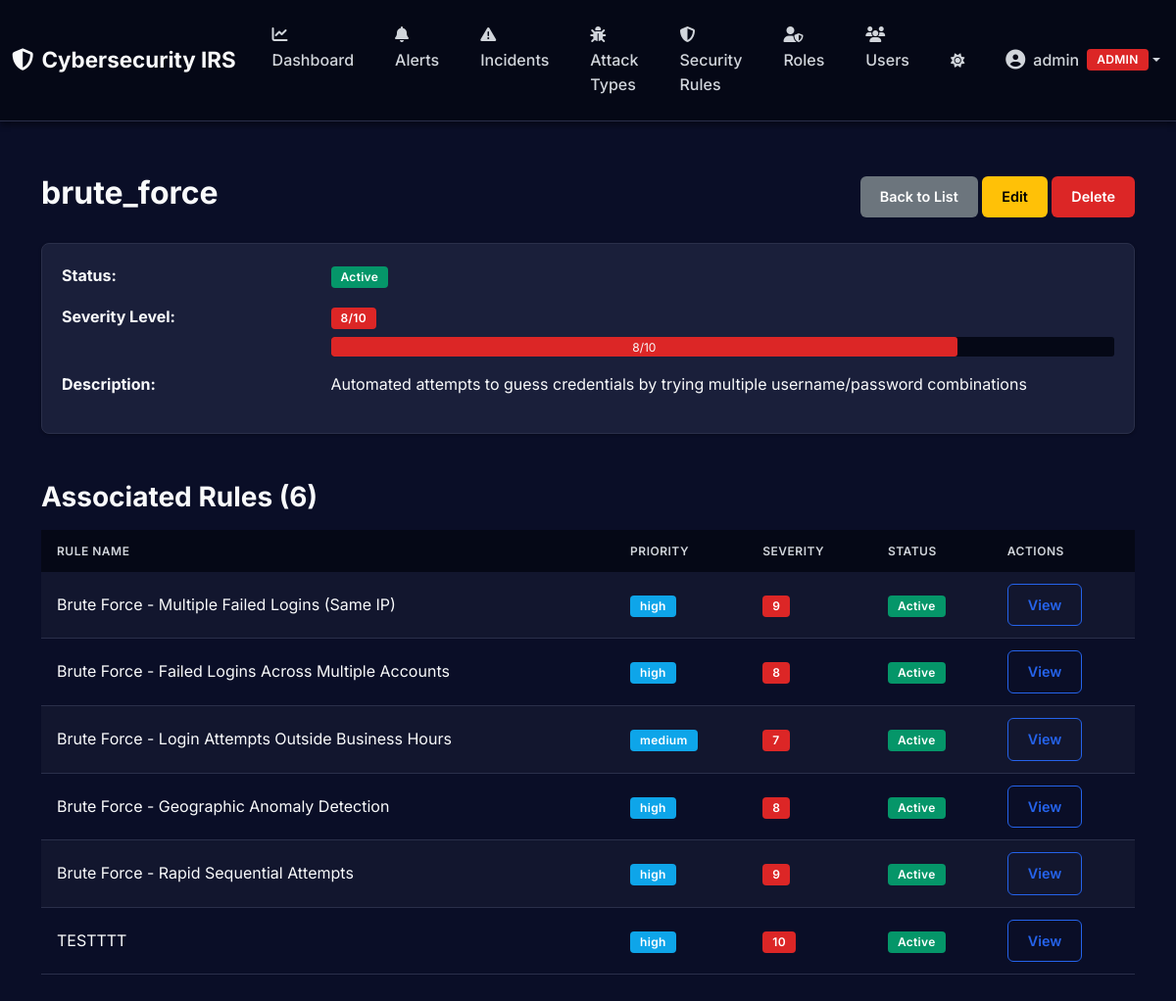
The page /attack-types/1 (signed in) on the database its author committed.
### app/models/user.py (models this page shows, shortened)
class User(db.Model):
    __tablename__ = 'users'
    id = db.Column(db.Integer, primary_key=True)
    username = db.Column(db.String(80), unique=True, nullable=False)
    email = db.Column(db.String(120), unique=True, nullable=False)
    full_name = db.Column(db.String(120), nullable=False)
    role = db.Column(db.String(20), default='analyst', nullable=False)  # admin, analyst, viewer
    is_active = db.Column(db.Boolean, default=True, nullable=False)
    password_hash = db.Column(db.String(255), nullable=False)
    created_at = db.Column(db.DateTime, default=datetime.utcnow, nullable=False)
    updated_at = db.Column(db.DateTime, default=datetime.utcnow, onupdate=datetime.utcnow, nullable=False)
    last_login = db.Column(db.DateTime, nullable=True)

### app/models/attack_type.py (models this page shows, shortened)
class AttackType(db.Model):
    __tablename__ = 'attack_types'
    id = db.Column(db.Integer, primary_key=True)
    name = db.Column(db.String(50), unique=True, nullable=False)  # brute_force, ddos
    description = db.Column(db.Text, nullable=True)
    severity_level = db.Column(db.Integer, default=5, nullable=False)  # 1-10
    is_active = db.Column(db.Boolean, default=True, nullable=False)
    rules = db.relationship('Rule', backref='attack_type', lazy=True, cascade='all, delete-orphan')
    incidents = db.relationship('Incident', backref='attack_type', lazy=True)

### app/models/rule.py (models this page shows, shortened)
class Rule(db.Model):
    __tablename__ = 'rules'
    id = db.Column(db.Integer, primary_key=True)
    name = db.Column(db.String(200), nullable=False)
    attack_type_id = db.Column(db.Integer, db.ForeignKey('attack_types.id'), nullable=False)
    conditions = db.Column(db.JSON, nullable=False)  # JSON storage for flexible conditions
    actions = db.Column(db.JSON, nullable=False)  # JSON array of action strings
    priority = db.Column(db.String(20), default='medium', nullable=False)  # high, medium, low
    severity_score = db.Column(db.Integer, default=5, nullable=False)  # 1-10
    match_threshold = db.Column(db.Float, default=0.7, nullable=False)  # 0.0-1.0, percentage of conditions that must match
    is_active = db.Column(db.Boolean, default=True, nullable=False)
    created_at = db.Column(db.DateTime, default=datetime.utcnow, nullable=False)
    updated_at = db.Column(db.DateTime, default=datetime.utcnow, onupdate=datetime.utcnow, nullable=False)

### app/routes/attack_type_routes.py (the view)
@attack_type_bp.route('/<int:id>')
@login_required
def detail(id):
    attack_type = AttackTypeService.get_by_id(id)
    if not attack_type:
        flash('Attack type not found.', 'danger')
        return redirect(url_for('attack_type.index'))
    return render_template('attack_types/detail.html', attack_type=attack_type)

### app/services/attack_type_service.py (called while the page is built)
    @staticmethod
    def get_by_id(attack_type_id: int) -> Optional[AttackType]:
        return AttackType.query.get(attack_type_id)

### app/templates/attack_types/detail.html (shortened to what this page needs)
{% extends "layouts/base.html" %}  {% block content %}
<div class="container mt-4">
  <div class="d-flex justify-content-between align-items-center mb-4">
    <h2>{{ attack_type.name }}</h2>
    <div>
      <a href="{{ url_for('attack_type.index') }}" class="btn btn-secondary">
         Back to List
      </a>
      {% if session.user_role in ['admin', 'analyst'] %}
      <a
        href="{{ url_for('attack_type.edit', id=attack_type.id) }}"
        class="btn btn-warning"
      >
         Edit
      </a>
      {% endif %} {% if session.user_role == 'admin' %}
      <a
        href="{{ url_for('attack_type.delete', id=attack_type.id) }}"
        class="btn btn-danger"
      >
         Delete
      </a>
      {% endif %}
    </div>
  </div>
  <div class="card">
    <div class="card-body">
      <div class="row mb-3">
        <div class="col-md-3">
          <strong>Status:</strong>
        </div>
        <div class="col-md-9">
          {% if attack_type.is_active %}
          <span class="badge bg-success">Active</span>
          {% else %}
          <span class="badge bg-secondary">Inactive</span>
          {% endif %}
        </div>
      </div>
      <div class="row mb-3">
        <div class="col-md-3">
          <strong>Severity Level:</strong>
        </div>
        <div class="col-md-9">
          <span class="badge bg-danger"
            >{{ attack_type.severity_level }}/10</span
          >
          <div class="progress mt-2" style="height: 20px">
            <div
              class="progress-bar bg-danger"
              role="progressbar"
              style="width: {{ attack_type.severity_level * 10 }}%"
              aria-valuenow="{{ attack_type.severity_level }}"
              aria-valuemin="0"
              aria-valuemax="10"
            >
              {{ attack_type.severity_level }}/10
            </div>
          </div>
        </div>
      </div>
      <div class="row mb-3">
        <div class="col-md-3">
          <strong>Description:</strong>
        </div>
        <div class="col-md-9">{{ attack_type.description }}</div>
      </div>
    </div>
  </div>
  <h3 class="mt-5 mb-3">Associated Rules ({{ attack_type.rules|length }})</h3>
  {% if attack_type.rules %}
  <div class="table-responsive">
    <table class="table table-striped table-hover">
      <thead>
        <tr>
          <th>Rule Name</th>
          <th>Priority</th>
          <th>Severity</th>
          <th>Status</th>
          <th>Actions</th>
        </tr>
      </thead>
      <tbody>
        {% for rule in attack_type.rules %}
        <tr>
          <td>{{ rule.name }}</td>
          <td><span class="badge bg-info">{{ rule.priority }}</span></td>
          <td>
            <span class="badge bg-danger">{{ rule.severity_score }}</span>
          </td>
          <td>
            {% if rule.is_active %}
            <span class="badge bg-success">Active</span>
            {% else %}
            <span class="badge bg-secondary">Inactive</span>
            {% endif %}
          </td>
          <td>
            <a
              href="{{ url_for('rules.detail', rule_id=rule.id) }}"
              class="btn btn-sm btn-outline-primary"
            >
               View
            </a>
          </td>
        </tr>
        {% endfor %}
      </tbody>
    </table>
  </div>
  {% endif %}
</div>
{% endblock %}

### app/templates/layouts/base.html (shortened to what this page needs)
<!DOCTYPE html>
<html lang="en">
  <head>
    <link
      href="https://cdn.jsdelivr.net/npm/bootstrap@5.3.3/dist/css/bootstrap.min.css"
      rel="stylesheet"
    />
    <link
      rel="stylesheet"
      href="https://cdnjs.cloudflare.com/ajax/libs/font-awesome/6.5.1/css/all.min.css"
    />
    <link
      rel="stylesheet"
      href="{{ url_for('static', filename='css/style.css') }}"
    />
  </head>
  <body>
    {% if session.get('user_id') %}
    <nav class="navbar navbar-expand-lg navbar-dark">
      <div class="container-fluid">
        <a class="navbar-brand" href="{{ url_for('dashboard.index') }}">
          <i class="fas fa-shield-halved me-2"></i>Cybersecurity IRS
        </a>
        <div class="collapse navbar-collapse" id="navbarNav">
          <ul class="navbar-nav me-auto">
            <li class="nav-item">
              <a class="nav-link" href="{{ url_for('dashboard.index') }}">
                <i class="fas fa-chart-line me-1"></i>Dashboard
              </a>
            </li>
            <li class="nav-item">
              <a class="nav-link" href="{{ url_for('alerts.index') }}">
                <i class="fas fa-bell me-1"></i>Alerts
              </a>
            </li>
            <li class="nav-item">
              <a class="nav-link" href="{{ url_for('incidents.index') }}">
                <i class="fas fa-exclamation-triangle me-1"></i>Incidents
              </a>
            </li>
            <li class="nav-item">
              <a class="nav-link" href="{{ url_for('attack_type.index') }}">
                <i class="fas fa-bug me-1"></i>Attack Types
              </a>
            </li>
            <li class="nav-item">
              <a class="nav-link" href="{{ url_for('rules.index') }}">
                <i class="fas fa-shield-alt me-1"></i>Security Rules
              </a>
            </li>
            {% if current_user and current_user.role == 'admin' %}
            <li class="nav-item">
              <a class="nav-link" href="{{ url_for('roles.index') }}">
                <i class="fas fa-user-shield me-1"></i>Roles
              </a>
            </li>
            <li class="nav-item">
              <a class="nav-link" href="{{ url_for('users.index') }}">
                <i class="fas fa-users me-1"></i>Users
              </a>
            </li>
            {% endif %}
          </ul>
          <ul class="navbar-nav ms-auto align-items-center">
            <li class="nav-item">
              <button
                class="btn nav-link"
                id="theme-toggle"
                title="Toggle theme"
              >
                <i class="fas fa-moon"></i>
              </button>
            </li>
            <li class="nav-item dropdown">
              <a
                class="nav-link dropdown-toggle d-flex align-items-center"
                href="#"
                id="userDropdown"
                role="button"
                data-bs-toggle="dropdown"
                aria-expanded="false"
              >
                <i class="fas fa-user-circle me-2 fs-5"></i>
                <span class="d-none d-lg-inline user-name-text"
                  >{{ session.username }}</span
                >
                <span
                  class="badge bg-{% if current_user and current_user.role == 'admin' %}danger{% elif current_user and current_user.role == 'analyst' %}warning{% else %}info{% endif %} ms-2"
                >
                  {{ current_user.role|upper if current_user else
                  session.user_role|upper }}
                </span>
              </a>
            </li>
          </ul>
        </div>
      </div>
    </nav>
    {% endif %}
    <main class="container">
       {% block content %}{% endblock %}
    </main>
  </body>
</html>

### app/static/css/style.css (style rules this page uses)
:root { --primary-color: #2563eb; --primary-hover: #1d4ed8; --danger-color: #dc2626; --danger-hover: #b91c1c; --success-color: #059669; --success-hover: #047857; --warning-color: #d97706; --info-color: #0ea5e9; --dark-bg: #0a0e27; --darker-bg: #050816; --card-bg: #1a1f3a; --card-border: #2a2f4a; --text-primary: #f9fafb; --text-secondary: #d1d5db; --text-muted: #9ca3af; --shadow-sm: 0 1px 3px rgba(0, 0, 0, 0.3); --shadow-md: 0 4px 6px rgba(0, 0, 0, 0.4); --shadow-lg: 0 10px 25px rgba(0, 0, 0, 0.5); --hover-bg: #050816; }
* { margin: 0; padding: 0; box-sizing: border-box; }
body { font-family: "Inter", -apple-system, BlinkMacSystemFont, "Segoe UI", Roboto, Oxygen, Ubuntu, Cantarell, sans-serif; background: var(--dark-bg); color: var(--text-primary); min-height: 100vh; line-height: 1.6; }
main.container { max-width: 1400px; padding: 30px; }
.navbar { background: var(--darker-bg) !important; box-shadow: var(--shadow-md); padding: 15px 0; border-bottom: 1px solid var(--card-border); }
.navbar-brand { font-size: 1.4rem; font-weight: 700; color: var(--text-primary) !important; transition: color 0.2s ease; }
.nav-link { color: var(--text-secondary) !important; font-weight: 500; margin: 0 5px; padding: 8px 16px !important; border-radius: 6px; transition: all 0.2s ease; }
.user-name-text { max-width: 150px; overflow: hidden; text-overflow: ellipsis; white-space: nowrap; }
.btn { border-radius: 6px; padding: 10px 20px; font-weight: 600; font-size: 0.9rem; transition: all 0.2s ease; border: none; cursor: pointer; }
.btn-danger { background: var(--danger-color); color: white; }
.btn-outline-primary { border: 1px solid var(--primary-color); color: var(--primary-color); background: transparent; }
.card { background: var(--card-bg) !important; border: 1px solid var(--card-border); border-radius: 8px; box-shadow: var(--shadow-sm); margin-bottom: 24px; transition: all 0.2s ease; }
.card-body { padding: 20px; background: transparent !important; }
.table { color: var(--text-primary); background: transparent !important; margin-bottom: 0; --bs-table-bg: transparent; --bs-table-striped-bg: transparent; }
.table thead th { background: var(--darker-bg) !important; border: none; font-weight: 600; text-transform: uppercase; font-size: 0.75rem; letter-spacing: 0.5px; padding: 12px 16px; color: var(--text-secondary); }
.table tbody tr { border-bottom: 1px solid var(--card-border); transition: background 0.15s ease; background: transparent !important; }
.table-striped > tbody > tr:nth-of-type(odd) > * { color: var(--text-primary); background-color: rgba(255, 255, 255, 0.03); box-shadow: none; }
.table td, .table th { vertical-align: middle; padding: 12px 16px; border-color: var(--card-border); background: transparent; color: var(--text-primary); }
.badge { padding: 5px 10px; border-radius: 4px; font-weight: 600; font-size: 0.75rem; letter-spacing: 0.3px; }
.bg-danger { background-color: var(--danger-color) !important; }
.bg-success { background-color: var(--success-color) !important; }
.bg-info { background-color: var(--info-color) !important; }
.progress { height: 6px; border-radius: 3px; background: var(--darker-bg); overflow: hidden; }
.progress-bar { border-radius: 3px; transition: width 0.3s ease; }
h1, h2, h3, h4, h5, h6, .h1, .h2, .h3, .h4, .h5, .h6, .card-title { color: var(--text-primary) !important; font-weight: 700; margin-bottom: 0.5rem; }
strong, b { color: var(--text-primary) !important; }
a { color: var(--primary-color); text-decoration: none; transition: color 0.2s ease; }
.card-body { color: var(--text-primary) !important; }
.card-body p, .card-body span:not(.badge), .card-body div { color: var(--text-primary); }
.table th, .table thead th { color: var(--text-secondary) !important; font-weight: 600; }
.table td { color: var(--text-primary) !important; }

### rows shown on the page
User: role "ADMIN"
AttackType: name "brute_force", severity_level "8", description "Automated attempts to guess credentials by trying multiple username/password combinations"
Rule: name "Brute Force - Multiple Failed Logins (Same IP)", priority "high", severity_score "9", is_active "Active"
Rule: name "Brute Force - Failed Logins Across Multiple Accounts", priority "high", severity_score "8", is_active "Active"
Rule: name "Brute Force - Login Attempts Outside Business Hours", priority "medium", severity_score "7", is_active "Active"
Rule: name "Brute Force - Geographic Anomaly Detection", priority "high", severity_score "8", is_active "Active"
Rule: name "Brute Force - Rapid Sequential Attempts", priority "high", severity_score "9", is_active "Active"
Rule: name "TESTTTT", priority "high", severity_score "10", is_active "Active"

### other values the page prints
{{ session.username }} "admin"
{{ attack_type.rules|length }} "6"
